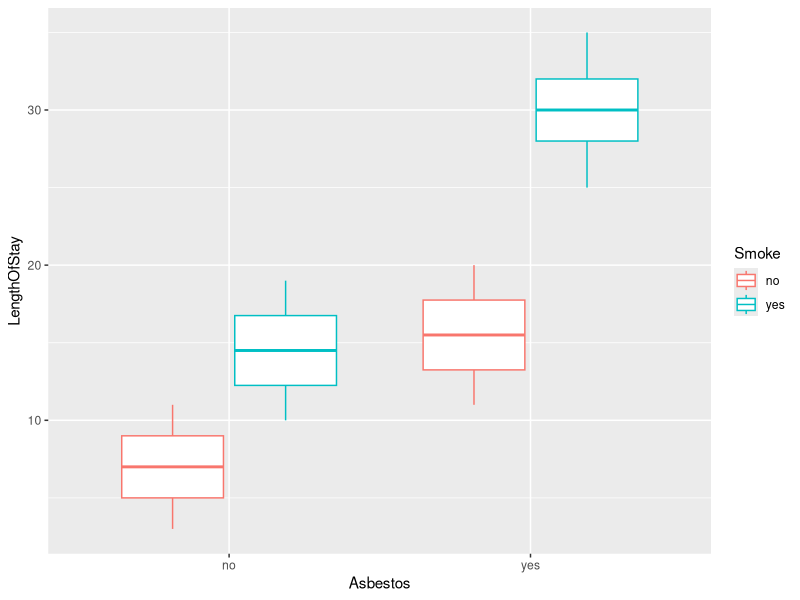

Write R code to recreate this figure.
df = read.table(file='data/asbestos.csv', header=T, sep=',')
head(df)
summary(df)

names(df)
class(df$Smoke)
class(df$Asbestos)
class(df$LengthOfStay)
levels(df$Smoke)
levels(df$Asbestos)

mean(df$LengthOfStay[df$Smoke=='no'])
mean(df$LengthOfStay[df$Smoke=='yes'])
mean(df$LengthOfStay[df$Asbestos=='no'])
mean(df$LengthOfStay[df$Asbestos=='yes'])

mean(df$LengthOfStay[df$Smoke=='no' & df$Asbestos=='no'])
mean(df$LengthOfStay[df$Smoke=='no' & df$Asbestos=='yes'])
mean(df$LengthOfStay[df$Smoke=='yes' & df$Asbestos=='no'])
mean(df$LengthOfStay[df$Smoke=='yes' & df$Asbestos=='yes'])

# lets boxplot this
library(ggplot2)
ggplot(df, aes(x=Asbestos, y=LengthOfStay, color=Smoke)) +
  geom_boxplot()

# lets fit a regression model using Smoke, asbestos and their interaction
model1 = lm(LengthOfStay ~ Smoke*Asbestos, data=df)
summary(model1)

# The regression equation will be:
# lengthOfStay = 7 + 7.5*Smoke + 8.5*Asbestos + 7*Smoke*Asbestos

# The summary gives us the p-value of 0.000547 for Smoke-asbestos interaction
# which is statistically significant
# and it also makes sense conceptually that smoking modifies the effect of asbestos
# exposure on the length of hospital stay, and vice-versa
# so this model is more appropriate with smoke-asbestos interaction included

# now how to interpret the interaction?

# Given they are not exposed to asbestos
# Mean length of hospital stay will increase by 7.5 days for smoker relative to non-smoker

# Given they are exposed to asbestos
# Mean length of hospital stay will increase by 14.5 days for smoker relative to non-smoker
# i.e. the effect of smoking on the length of hospital stay
# is much larger for those who have been exposed to asbestos than those who have not


# Given they do not smoke
# mean length of hospital stay will increase by 8.5 days for those 
# who are exposed to asbestos relative to those who are not

# Given they smoke
# mean length of hospital stay will increase by 15.5 days for those
# who are exposed to asbestos relative to those who are not
# i.e. the effect of asbestos exposure on the length of hospital stay
# is much larger for smokers than for non-smokers

# Conclusion: There is a strong interaction (synergistic) of smoking and
# asbestos exposure on their effect on the length of hospital stay.
